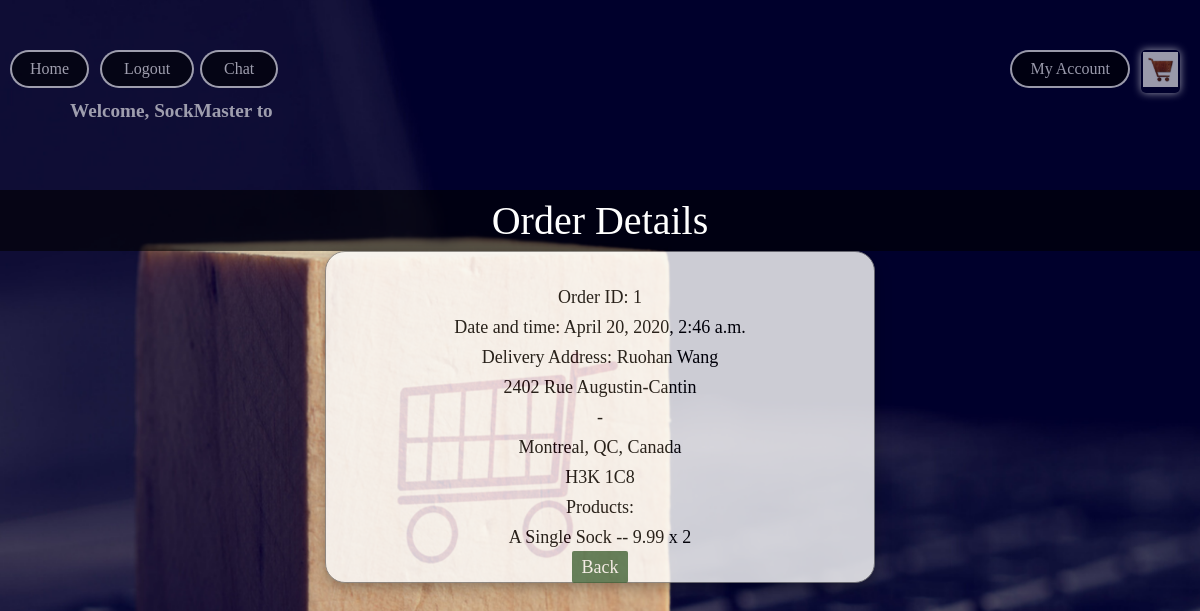
Page /product/order-detail/1/ (signed in) on the committed database.
### product/models.py (models this page shows)
class Order(models.Model):
    user = models.ForeignKey(User, on_delete=models.CASCADE)
    datetime = models.DateTimeField(auto_now_add=True)
    products = models.ManyToManyField(ProductPermanent, through='InOrder')
    total_price = models.DecimalField(decimal_places=2, max_digits=20)
    status = models.CharField(choices=[('C', 'Confirmed'),
                                       ('S', 'Shipped'),
                                       ('D', 'Delivered')],
                              max_length=10,
                              default='C')
    address = models.ForeignKey(Address, on_delete=models.SET_NULL, null=True)

class InOrder(models.Model):
    order = models.ForeignKey(Order, on_delete=models.CASCADE, null=True)
    product = models.ForeignKey(ProductPermanent, on_delete=models.CASCADE, null=True)
    quantity = models.IntegerField(default=1)

class ProductPermanent(models.Model):
    name = models.CharField(max_length=100)
    price = models.DecimalField(decimal_places=2, max_digits=20)
    description = models.CharField(max_length=500)
    seller = models.ForeignKey(User, on_delete=models.CASCADE, null=True)
    image = models.FileField(upload_to=get_upload_path, default='settings.MEDIA_ROOT/product_default.png')

### account/models.py (models this page shows)
class Address(models.Model):
    user = models.ForeignKey(User, on_delete=models.CASCADE, null=True)
    line1 = models.CharField(max_length=100)
    line2 = models.CharField(max_length=100)
    postal_code = models.CharField(max_length=7)
    name = models.CharField(max_length=100)
    city = models.CharField(max_length=100)
    province = models.CharField(max_length=100)
    country = models.CharField(max_length=100)

### product/views.py (the view)
# urls.py: path('order-detail/<int:oid>/', views.order_detail, name='order_detail'),
@login_required
def order_detail(request, oid):
    context = {'user': request.user}
    order = Order.objects.get(id=oid)
    context['order'] = order
    inorders = order.inorder_set.all()
    context['inorders'] = inorders
    return render(request, 'product/order_detail.html', context)

### product/templates/product/order_detail.html (shortened to what this page needs)
<!DOCTYPE html>
<html lang="en">
<head>
</head>
<body>
{% extends 'product/navbar.html' %}
{% block content %}
    <div class='center-up'>Order Details</div>
        <div class="this-layout">
    Order ID: {{ order.id }} <br/>
    Date and time: {{ order.datetime }} <br/>
    Delivery Address:
    {{ order.address.name }} <br/>
    {{ order.address.line1 }} <br/>
    {{ order.address.line2 }} <br/>
    {{ order.address.city }}, {{ order.address.province }}, {{ order.address.country }} <br/>
    {{ order.address.postal_code }} <br/>
    Products:<br/>
    {% for i in inorders %}
        {{ i.product.name }} -- {{ i.product.price }} x {{ i.quantity }} <br/>
    {% endfor %}
    <a class="button" href="{% url 'order_history' %}">Back</a>
{% endblock %}

### product/templates/product/navbar.html (shortened to what this page needs)
{% load static %}
<!DOCTYPE html>
<html lang="en">
<head>
    <link rel="stylesheet" type="text/css" href="{% static 'product/style.css' %}"/>
</head>
<body>
<div class="nav">
    <ul>
        {% if user.username %}
            <div class="welcmsg">
                <li><h4>Welcome, {{ user.username }} to</h4></li>
            </div>
            <li><a href="{% url 'index' %}" class="home-btn"><span>Home</span></a></li>
            <li><a href="{% url 'logout' %}" class="top-links"><span>Logout</span></a></li>
        {% else %}
            <li><a href="{% url 'signup' %}" class="signup-btn"><span>Signup</span></a></li>
            <li><a href="{% url 'login' %}" class="top-links"><span>Login</span></a></li>
        {% endif %}
        <li><a href="{% url 'chat_index' %}" class="chat-btn"><span>Chat</span></a></li>
        <li><a href="{% url 'cart' %}" class="cart-btn"><span><img src="{% static 'product/cart.jpg' %}" height="35"
                                                                   width="35"></span></a></li>
        <li class="dropdown">
            <a href="javascript:void(0)" class="drop-btn"><span>My Account</span></a>
        </li>
    </ul>
</div>
<br/>
{% block content %}
{% endblock %}
</body>
</html>

### product/static/product/style.css (style rules this page uses)
* { margin: 0; padding: 0; -moz-box-sizing: border-box; box-sizing: border-box; }
html { height: 100%; }
body { font-family: "Georgia"; background-image: url("back.png"); background-repeat: no-repeat; background-size: cover; height: 100%; overflow-y: scroll; overflow-x: hidden; max-width: 100%; }
.nav ul { display: inline-flex; margin: 50px; }
.nav ul li { opacity: 0.6; transition: 0.3s; list-style: none; margin: 0 20px; color: white; cursor: pointer; }
.home-btn { left: 10px; display: inline; position: fixed; text-decoration: none; color: white; border: 2px solid transparent; border-radius: 20px; background-image: linear-gradient(#000000, #000000), radial-gradient(circle at top left, white, white); background-origin: border-box; background-clip: content-box,border-box; }
.home-btn span { display: block; padding: 8px 18px; }
.top-links { left: 100px; display: inline; position: fixed; text-decoration: none; color: white; border: 2px solid transparent; border-radius: 20px; background-image: linear-gradient(#000000, #000000), radial-gradient(circle at top left, white, white); background-origin: border-box; background-clip: content-box,border-box; }
.top-links span { display: block; padding: 8px 22px; }
.cart-btn { right: 20px; display: inline; position: fixed; border: 2px solid transparent; box-shadow: 0px 0px 8px #ffffff; border-radius: 5px; }
.drop-btn { right: 70px; display: inline; position: fixed; color: white; text-align: center; padding: 0px 0px; text-decoration: none; border: 2px solid transparent; border-radius: 20px; background-image: linear-gradient(#000000, #000000), radial-gradient(circle at top left, white, white); background-origin: border-box; background-clip: content-box,border-box; }
.drop-btn span { display: block; padding: 8px 18px; }
li.dropdown { display: inline-block; right: 200px; }
.welcmsg { font-size: larger; padding-top: 50px; display: inline; }
.center-up { font-family: Verdana; background: rgba(0, 0, 0, 0.6); color: white; font-size: 40px; padding-top: 7px; padding-bottom: 7px; text-align: center; bottom: 40px; }
.button { border-radius: 2px; text-decoration: none; background-color: #215223; color: white; padding: 6px 10px; margin: 8px 0; border: none; cursor: pointer; width: 50%; opacity: 0.8; }
.chat-btn { left: 200px; display: inline; position: fixed; text-decoration: none; color: white; border: 2px solid transparent; border-radius: 20px; background-image: linear-gradient(#000000, #000000), radial-gradient(circle at top left, white, white); background-origin: border-box; background-clip: content-box,border-box; }
.chat-btn span { display: block; padding: 8px 22px; }

### product/templates/product/order_detail.html (style rules this page uses)
.this-layout { border: 2px solid transparent; border-radius: 20px; font-family: "Georgia"; box-shadow: 0 4px 8px 0 rgba(0, 0, 0, 0.2), 0 6px 20px 0 rgba(0, 0, 0, 0.19); text-align: center; font-size: large; border: 1px solid grey; top: 0; background-color: #ffffff; padding-top: 30px; margin: 0 auto; width:550px; height: auto; opacity: 0.8; line-height: 30px; }

### rows in the picture
Order: id "1", datetime "April 20, 2020, 2:46 a.m.", address.name "Ruohan Wang", address.line1 "2402 Rue Augustin-Cantin", address.line2 "-", address.city "Montreal", address.province "QC", address.country "Canada", address.postal_code "H3K 1C8"
InOrder: product.name "A Single Sock", product.price "9.99", quantity "2"

### other values in the picture
{{ user.username }} "SockMaster"
